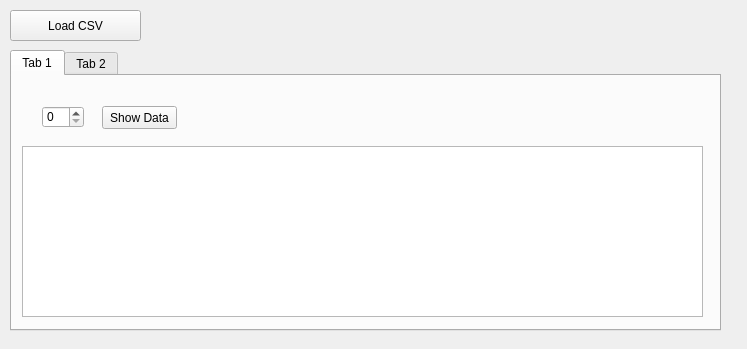
<?xml version="1.0" encoding="UTF-8"?>
<ui version="4.0">
 <class>csv</class>
 <widget class="QWidget" name="csv">
  <property name="enabled">
   <bool>true</bool>
  </property>
  <property name="geometry">
   <rect>
    <x>0</x>
    <y>0</y>
    <width>747</width>
    <height>349</height>
   </rect>
  </property>
  <property name="windowTitle">
   <string>Data Analyser</string>
  </property>
  <widget class="QPushButton" name="ButtonOpen">
   <property name="geometry">
    <rect>
     <x>10</x>
     <y>10</y>
     <width>131</width>
     <height>31</height>
    </rect>
   </property>
   <property name="text">
    <string>Load CSV</string>
   </property>
  </widget>
  <widget class="QTabWidget" name="tabWidget">
   <property name="geometry">
    <rect>
     <x>10</x>
     <y>50</y>
     <width>711</width>
     <height>281</height>
    </rect>
   </property>
   <property name="currentIndex">
    <number>0</number>
   </property>
   <widget class="QWidget" name="tab">
    <attribute name="title">
     <string>Tab 1</string>
    </attribute>
    <widget class="QTableWidget" name="tableWidget">
     <property name="geometry">
      <rect>
       <x>10</x>
       <y>70</y>
       <width>681</width>
       <height>171</height>
      </rect>
     </property>
    </widget>
    <widget class="QSpinBox" name="spinBox">
     <property name="geometry">
      <rect>
       <x>30</x>
       <y>30</y>
       <width>42</width>
       <height>22</height>
      </rect>
     </property>
    </widget>
    <widget class="QPushButton" name="BtnDescribe">
     <property name="geometry">
      <rect>
       <x>90</x>
       <y>30</y>
       <width>75</width>
       <height>23</height>
      </rect>
     </property>
     <property name="text">
      <string>Show Data</string>
     </property>
    </widget>
   </widget>
   <widget class="QWidget" name="tab_2">
    <attribute name="title">
     <string>Tab 2</string>
    </attribute>
   </widget>
  </widget>
 </widget>
 <resources/>
 <connections/>
</ui>
